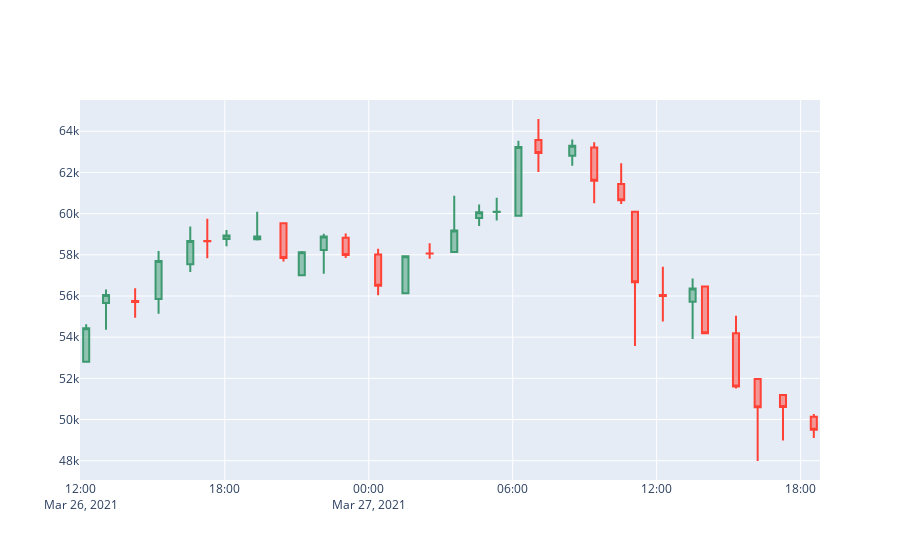

The notebook cell saved with this chart:
### Code cell
fig = go.Figure(data=[go.Candlestick(x=data['Date'],
                open=candlestick_data['Price']['first'], 
                high=candlestick_data['Price']['max'],
                low=candlestick_data['Price']['min'], 
                close=candlestick_data['Price']['last'])
                ])

fig.update_layout(xaxis_rangeslider_visible=False)

fig.show()
